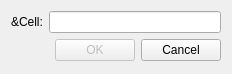
<?xml version="1.0" encoding="UTF-8"?>
<ui version="4.0">
 <class>frmCell</class>
 <widget class="QWidget" name="frmCell">
  <property name="geometry">
   <rect>
    <x>0</x>
    <y>0</y>
    <width>232</width>
    <height>74</height>
   </rect>
  </property>
  <property name="windowTitle">
   <string>GoToCell</string>
  </property>
  <layout class="QVBoxLayout" name="verticalLayout">
   <item>
    <layout class="QHBoxLayout" name="horizontalLayout">
     <item>
      <widget class="QLabel" name="lblCell">
       <property name="text">
        <string>&amp;Cell:</string>
       </property>
      </widget>
     </item>
     <item>
      <widget class="QLineEdit" name="lneCell"/>
     </item>
    </layout>
   </item>
   <item>
    <layout class="QHBoxLayout" name="horizontalLayout_2">
     <item>
      <spacer name="horizontalSpacer">
       <property name="orientation">
        <enum>Qt::Horizontal</enum>
       </property>
       <property name="sizeHint" stdset="0">
        <size>
         <width>40</width>
         <height>20</height>
        </size>
       </property>
      </spacer>
     </item>
     <item>
      <widget class="QPushButton" name="btnOk">
       <property name="enabled">
        <bool>false</bool>
       </property>
       <property name="text">
        <string>OK</string>
       </property>
       <property name="default">
        <bool>true</bool>
       </property>
      </widget>
     </item>
     <item>
      <widget class="QPushButton" name="btnCancel">
       <property name="text">
        <string>Cancel</string>
       </property>
      </widget>
     </item>
    </layout>
   </item>
  </layout>
 </widget>
 <tabstops>
  <tabstop>lneCell</tabstop>
  <tabstop>btnOk</tabstop>
  <tabstop>btnCancel</tabstop>
 </tabstops>
 <resources/>
 <connections/>
</ui>
